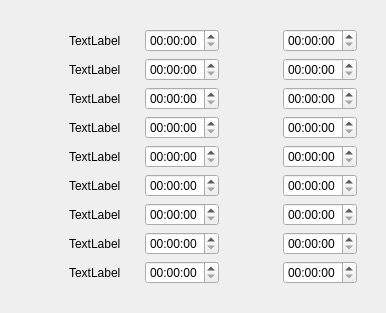
     <widget class="QWidget" name="fri">
      <attribute name="title">
       <string>Fri</string>
      </attribute>
      <layout class="QGridLayout" name="gridLayout_5">
       <item row="0" column="0">
        <widget class="QWidget" name="widget_16" native="true">
         <layout class="QHBoxLayout" name="horizontalLayout_6">
          <item>
           <spacer name="horizontalSpacer_15">
            <property name="orientation">
             <enum>Qt::Horizontal</enum>
            </property>
            <property name="sizeType">
             <enum>QSizePolicy::Fixed</enum>
            </property>
            <property name="sizeHint" stdset="0">
             <size>
              <width>40</width>
              <height>20</height>
             </size>
            </property>
           </spacer>
          </item>
          <item>
           <widget class="QWidget" name="widget_17" native="true">
            <property name="maximumSize">
             <size>
              <width>110</width>
              <height>16777215</height>
             </size>
            </property>
            <layout class="QVBoxLayout" name="verticalLayout_10">
             <item>
              <widget class="QLabel" name="label_28">
               <property name="maximumSize">
                <size>
                 <width>100</width>
                 <height>16777215</height>
                </size>
               </property>
               <property name="text">
                <string>TextLabel</string>
               </property>
              </widget>
             </item>
             <item>
              <widget class="QLabel" name="label_29">
               <property name="maximumSize">
                <size>
                 <width>100</width>
                 <height>16777215</height>
                </size>
               </property>
               <property name="text">
                <string>TextLabel</string>
               </property>
              </widget>
             </item>
             <item>
              <widget class="QLabel" name="label_30">
               <property name="maximumSize">
                <size>
                 <width>100</width>
                 <height>16777215</height>
                </size>
               </property>
               <property name="text">
                <string>TextLabel</string>
               </property>
              </widget>
             </item>
             <item>
              <widget class="QLabel" name="label_31">
               <property name="maximumSize">
                <size>
                 <width>100</width>
                 <height>16777215</height>
                </size>
               </property>
               <property name="text">
                <string>TextLabel</string>
               </property>
              </widget>
             </item>
             <item>
              <widget class="QLabel" name="label_32">
               <property name="maximumSize">
                <size>
                 <width>100</width>
                 <height>16777215</height>
                </size>
               </property>
               <property name="text">
                <string>TextLabel</string>
               </property>
              </widget>
             </item>
             <item>
              <widget class="QLabel" name="label_33">
               <property name="maximumSize">
                <size>
                 <width>100</width>
                 <height>16777215</height>
                </size>
               </property>
               <property name="text">
                <string>TextLabel</string>
               </property>
              </widget>
             </item>
             <item>
              <widget class="QLabel" name="label_34">
               <property name="maximumSize">
                <size>
                 <width>100</width>
                 <height>16777215</height>
                </size>
               </property>
               <property name="text">
                <string>TextLabel</string>
               </property>
              </widget>
             </item>
             <item>
              <widget class="QLabel" name="label_35">
               <property name="maximumSize">
                <size>
                 <width>100</width>
                 <height>16777215</height>
                </size>
               </property>
               <property name="text">
                <string>TextLabel</string>
               </property>
              </widget>
             </item>
             <item>
              <widget class="QLabel" name="label_36">
               <property name="maximumSize">
                <size>
                 <width>100</width>
                 <height>16777215</height>
                </size>
               </property>
               <property name="text">
                <string>TextLabel</string>
               </property>
              </widget>
             </item>
            </layout>
           </widget>
          </item>
          <item>
           <widget class="QWidget" name="widget_18" native="true">
            <layout class="QVBoxLayout" name="verticalLayout_11">
             <item>
              <widget class="QTimeEdit" name="timeEdit_55"/>
             </item>
             <item>
              <widget class="QTimeEdit" name="timeEdit_56"/>
             </item>
             <item>
              <widget class="QTimeEdit" name="timeEdit_57"/>
             </item>
             <item>
              <widget class="QTimeEdit" name="timeEdit_58"/>
             </item>
             <item>
              <widget class="QTimeEdit" name="timeEdit_59"/>
             </item>
             <item>
              <widget class="QTimeEdit" name="timeEdit_60"/>
             </item>
             <item>
              <widget class="QTimeEdit" name="timeEdit_61"/>
             </item>
             <item>
              <widget class="QTimeEdit" name="timeEdit_62"/>
             </item>
             <item>
              <widget class="QTimeEdit" name="timeEdit_63"/>
             </item>
            </layout>
           </widget>
          </item>
          <item>
           <spacer name="horizontalSpacer_16">
            <property name="orientation">
             <enum>Qt::Horizontal</enum>
            </property>
            <property name="sizeType">
             <enum>QSizePolicy::Fixed</enum>
            </property>
            <property name="sizeHint" stdset="0">
             <size>
              <width>40</width>
              <height>20</height>
             </size>
            </property>
           </spacer>
          </item>
          <item>
           <widget class="QWidget" name="widget_19" native="true">
            <layout class="QVBoxLayout" name="verticalLayout_12">
             <item>
              <widget class="QTimeEdit" name="timeEdit_64"/>
             </item>
             <item>
              <widget class="QTimeEdit" name="timeEdit_65"/>
             </item>
             <item>
              <widget class="QTimeEdit" name="timeEdit_66"/>
             </item>
             <item>
              <widget class="QTimeEdit" name="timeEdit_67"/>
             </item>
             <item>
              <widget class="QTimeEdit" name="timeEdit_68"/>
             </item>
             <item>
              <widget class="QTimeEdit" name="timeEdit_69"/>
             </item>
             <item>
              <widget class="QTimeEdit" name="timeEdit_70"/>
             </item>
             <item>
              <widget class="QTimeEdit" name="timeEdit_71"/>
             </item>
             <item>
              <widget class="QTimeEdit" name="timeEdit_72"/>
             </item>
            </layout>
           </widget>
          </item>
         </layout>
        </widget>
       </item>
      </layout>
     </widget>
